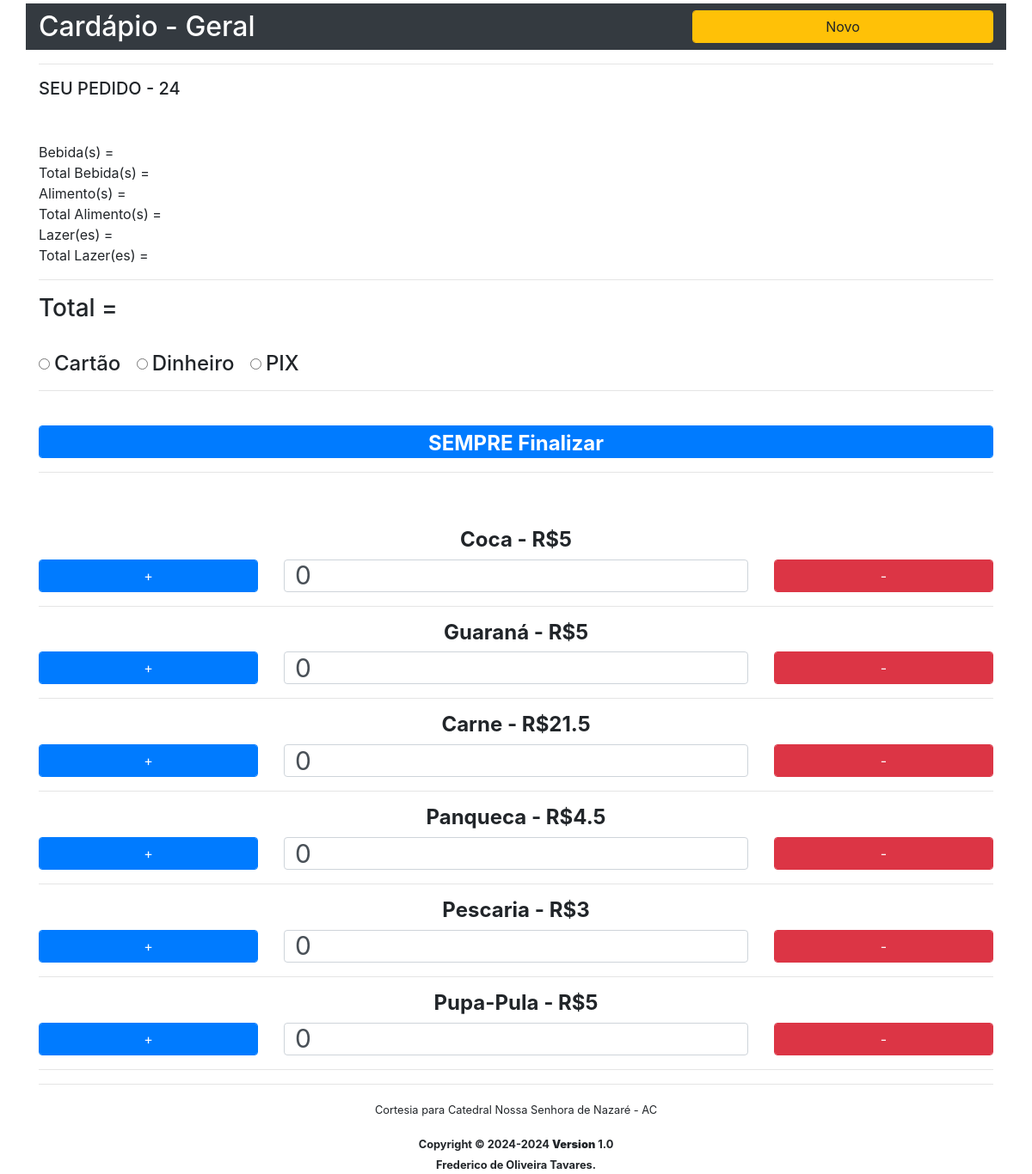
Before: / with the older database file.
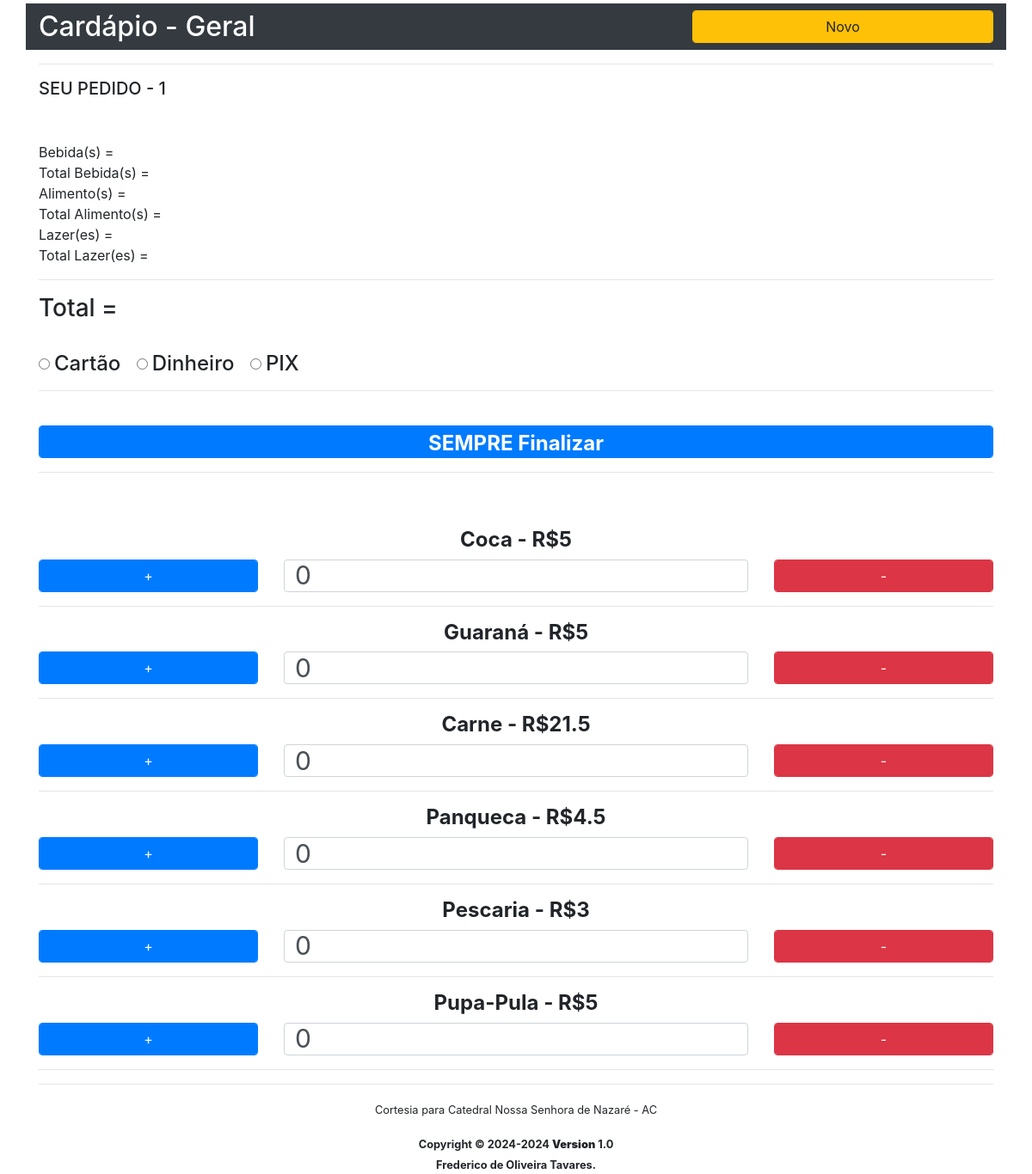
After: the same page with the newer database file.
### tables this page shows
CREATE TABLE `menosmais` (
  `id` int(11) NOT NULL,
  `tipo` int(11) NOT NULL,
  `quantidade` int(11) NOT NULL,
  `precos` float NOT NULL,
  `pedido` int(11) NOT NULL
);

CREATE TABLE `produtos` (
  `id_produto` int(11) NOT NULL,
  `nome` text NOT NULL,
  `tipo` int(11) NOT NULL,
  `preco` float NOT NULL
);

### index.php (the view, shortened to what this page needs)
<?php
include('conexao.php');
$id_usuario = '1';
$result_nasc = "SELECT * FROM usuarios WHERE id = '$id_usuario' ";
$resultado_nasc = mysqli_query($conn, $result_nasc);
$row_nasc = mysqli_fetch_array($resultado_nasc);
$result_NOVO_PEDIDO = "SELECT * FROM menosmais ORDER BY id desc LIMIT 1";
$resultado_NOVO_PEDIDO = mysqli_query($conn, $result_NOVO_PEDIDO);
$row_novo_pedidos = mysqli_num_rows($resultado_NOVO_PEDIDO);
$row_novo_pedido = mysqli_fetch_array($resultado_NOVO_PEDIDO);
if ($row_novo_pedidos == '0') {
	$row_novo_pedido1 = '1';
} else {
	$row_novo_pedido1 = $row_novo_pedido['id'];
}
$numero_pedido = $row_novo_pedido1 . $row_nasc['senha'];
?>
<!DOCTYPE html>
<html lang="pt-BR">
<head>
	<link rel="stylesheet" type="text/css" href="bootstrap.min.css">
</head>
<body>
	<div class="container">
		<div class="row mt-1 bg-dark">
			<div class="col-8">
				<h2 class="h2 mt-2 margem text-white">Cardápio - Geral</h2>
			</div>
			<div class="col-4 text-center mt-2">
				<a type="button" href="index.php" data-toggle="modal" data-target="#NOVOPED" class="btn-warning form-control">Novo</a>
			</div>
		</div>
		<hr>
		<h5>SEU PEDIDO - <?php echo $numero_pedido; ?></h5>
		<div class="alert" id="alert" role="alert"></div>
		<div>Bebida(s) = <span id="resultados1"></span></div>
		<div>Total Bebida(s) = <span id="resultados2"></span></div>
		<div>Alimento(s) = <span id="resultados3"></span></div>
		<div>Total Alimento(s) = <span id="resultados4"></span></div>
		<div>Lazer(es) = <span id="resultados5"></span></div>
		<div>Total Lazer(es) = <span id="resultados6"></span></div>
		<hr>
		<div>
			<h3>Total = <span id="resultados7"></span></h3>
		</div>
		<br>
		<form id="name_form">
			<h4>
				<div class="form-check form-check-inline">
					<input class="form-check-input" type="radio" name="pag" id="pag1" value="1" />
					<label class="form-check-label" for="">Cartão</label>
				</div>
				<div class="form-check form-check-inline">
					<input class="form-check-input" type="radio" name="pag" id="pag2" value="2" data-toggle="modal" data-target="#dinheiro" />
					<label class="form-check-label" for="">Dinheiro</label>
				</div>
				<div class="form-check form-check-inline">
					<input class="form-check-input" type="radio" name="pag" id="pag3" value="3" data-toggle="modal" data-target="#pix" />
					<label class="form-check-label" for="">PIX</label>
				</div>
			</h4>
			<hr><br>
			<button type="button" id="submit" class="btn-primary form-control text-center">
				<h4><b>SEMPRE Finalizar</h4></b>
			</button>
		</form>
		<hr><br><br>
		<?php
		$result_produtos = "SELECT * FROM produtos ORDER BY tipo asc";
		$resultado_produtos = mysqli_query($conn, $result_produtos);
		while ($row_produtos = mysqli_fetch_array($resultado_produtos)) {
			$nome = $row_produtos['nome'];
			$tipo = $row_produtos['tipo'];
			$preco = $row_produtos['preco'];
		?>
			<form id='zerando'>
				<div class="row">
					<div class="col-12 text-center" data-value="<?php echo $preco; ?>" id="preco">
						<h4><b><?php echo $nome . ' - R$' . $preco; ?></b></h4>
					</div>
					<div class="col-12 quantity" data-value="<?php echo $tipo; ?>" id="tipo">
						<div class="row">
							<div class="col-3"><button class="plus-btn form-control btn-primary" type="button" name="button"> +
								</button>
							</div>
							<div class="col-6"><input type="text" value="0" id="input" class="form-control input-lg aumentando" /></div>
							<div class="col-3"><button class="minus-btn form-control btn-danger" type="button" name="button"> -
								</button>
							</div>
						</div>
					</div>
				</div>
				<hr>
			</form>
		<?php } ?>
		<hr>
		<p class="text-center"><small>Cortesia para Catedral Nossa Senhora de Nazaré - AC</small></p>
		<footer class="main-footer text-center">
			<small>
				<strong>Copyright &copy; 2024-<?php echo date('Y'); ?> <b>Version</b> 1.0 <br>Frederico de Oliveira Tavares.</strong>
			</small>
		</footer>
	</div>
</body>
</html>

### index.php (style rules this page uses)
.aumentando { font-size: 30px }

Changed rows visible on the page:
removed menosmais: id "24"
Other visible differences:
$numero_pedido: (not shown) → "1"
